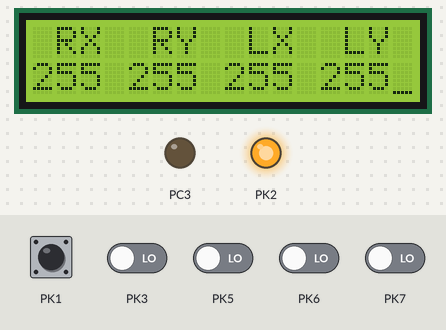
Recording of a program running on a simulated ATmega2560, built with avr-gcc and emulated at 14.7456 MHz. Shown: 16×2 character LCD, output pins drawn as LEDs (lit = HIGH). Wiring (inferred from the names in the program): character LCD (HD44780): RS PC0; R/W PC1; E PC2; data PC4, PC5, PC6, PC7. Inputs (shaded band) come from the test bench; at power-on: PK1 HIGH, PK3, PK5–7 LOW. Pins used as bus, display or sensor lines are not drawn.

Above: at 1.2 s.
1.3 s: PK1 pulled LOW for 1 s
At 2.5 s:
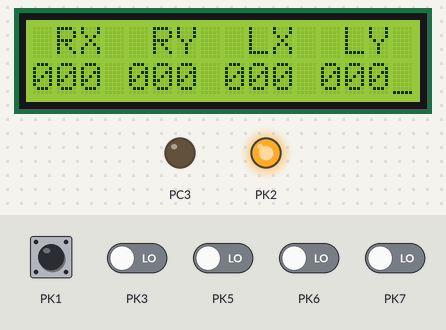
Timing chart, 0 to 4.3 s (numbered marks = the images above; inputs shaded):
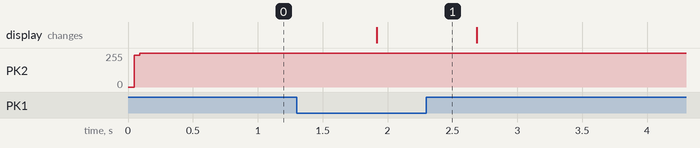

Measured:
- after the input at 1.3 s, the display: changes after 0.62 s (image 1)

The program:

main.cpp
```cpp
/*
 * PS2_lcd.cpp
 *
 * Created: 18-11-2016 13:31:52
 * Author : Tanmay
 */
//PS2 = PORT K
//LCD = PORT C

#define F_CPU 14745600L
#include <avr/io.h>
#include <util/delay.h>
#include <avr/interrupt.h>
#include "lcd.h"
#include "psx.h"

volatile uint8_t lx;
volatile uint8_t ly;
volatile uint8_t rx;
volatile uint8_t ry;
int cross_button , square_button , circle_button , triangle_button , r1_button , l1_button , l2_button;
int pad_up, pad_down, pad_left, pad_right;
void values_input()
{
	psx_read_gamepad();
	lx = psx_stick(PSS_LX);
	ly = psx_stick(PSS_LY);
	ry = psx_stick(PSS_RY);
	rx = psx_stick(PSS_RX);
	cross_button = psx_button(PSB_CROSS);
	square_button = psx_button(PSB_SQUARE);
	circle_button = psx_button(PSB_CIRCLE);
	triangle_button = psx_button(PSB_TRIANGLE);
	pad_up = psx_button(PSB_PAD_UP);
	pad_down = psx_button(PSB_PAD_DOWN);
	pad_left = psx_button(PSB_PAD_LEFT);
	pad_right = psx_button(PSB_PAD_RIGHT);
	r1_button = psx_button(PSB_R1);
	l1_button = psx_button(PSB_L1);
	l2_button = psx_button(PSB_L2);
}

int main(void)
{
	psx_init(&PORTK , 1 , &PORTK , 4 , &PORTK , 0 , &PORTK , 2);
	DDRC = 0xFF;
	PORTC &= 0x80;
	lcd_set_4bit();
	lcd_init();
	while(1)
    {
	values_input();
	lcd_cursor(1,2);
	lcd_string("RX");
	lcd_cursor(1,6);
	lcd_string("RY");
	lcd_cursor(1,10);
	lcd_string("LX");
	lcd_cursor(1,14);
	lcd_string("LY");
	lcd_print(2,1,rx,3);
	lcd_print(2,5,ry,3);
	lcd_print(2,9,lx,3);
	lcd_print(2,13,ly,3);
	_delay_ms(100);
    }
}
```

lcd.h
```cpp
#ifndef LCD_H
#define LCD_H

#include <avr/io.h>
#include <avr/delay.h>
#include <util/delay.h>


#define RS 0
#define RW 1
#define EN 2
#define lcd_port PORTC

#define sbit(reg,bit)	reg |= (1<<bit)
#define cbit(reg,bit)	reg &= ~(1<<bit)

void init_ports();
void lcd_reset_4bit();
void lcd_init();
void lcd_wr_command(unsigned char);
void lcd_wr_char(char);
void lcd_home();
void lcd_cursor(char, char);
void lcd_print(char, char, unsigned int, int);
void lcd_string(char*);

unsigned int temp;
unsigned int unit;
unsigned int tens;
unsigned int hundred;
unsigned int thousand;
unsigned int million;

int i;


//Function to Reset LCD
void lcd_set_4bit()
{
	_delay_ms(1);

	cbit(lcd_port,RS);				//RS=0 --- Command Input
	cbit(lcd_port,RW);				//RW=0 --- Writing to LCD
	lcd_port = 0x30;				//Sending 3 in the upper nibble
	sbit(lcd_port,EN);				//Set Enable Pin
	_delay_ms(5);					//delay
	cbit(lcd_port,EN);				//Clear Enable Pin

	_delay_ms(1);

	cbit(lcd_port,RS);				//RS=0 --- Command Input
	cbit(lcd_port,RW);				//RW=0 --- Writing to LCD
	lcd_port = 0x30;				//Sending 3 in the upper nibble
	sbit(lcd_port,EN);				//Set Enable Pin
	_delay_ms(5);					//delay
	cbit(lcd_port,EN);				//Clear Enable Pin

	_delay_ms(1);

	cbit(lcd_port,RS);				//RS=0 --- Command Input
	cbit(lcd_port,RW);				//RW=0 --- Writing to LCD
	lcd_port = 0x30;				//Sending 3 in the upper nibble
	sbit(lcd_port,EN);				//Set Enable Pin
	_delay_ms(5);					//delay
	cbit(lcd_port,EN);				//Clear Enable Pin

	_delay_ms(1);

	cbit(lcd_port,RS);				//RS=0 --- Command Input
	cbit(lcd_port,RW);				//RW=0 --- Writing to LCD
	lcd_port = 0x20;				//Sending 2 in the upper nibble to initialize LCD 4-bit mode
	sbit(lcd_port,EN);				//Set Enable Pin
	_delay_ms(5);					//delay
	cbit(lcd_port,EN);				//Clear Enable Pin
}

//Function to Initialize LCD
void lcd_init()
{
	_delay_ms(1);

	lcd_wr_command(0x28); //4-bit mode and 5x8 dot character font
	lcd_wr_command(0x01); //Clear LCD display
	lcd_wr_command(0x06); //Auto increment cursor position
	lcd_wr_command(0x0E); //Turn on LCD and cursor
	lcd_wr_command(0x80); //Set cursor position
}


//Function to write command on LCD
void lcd_wr_command(unsigned char cmd)
{
	unsigned char temp;
	temp = cmd;
	temp = temp & 0xF0;
	lcd_port &= 0x0F;
	lcd_port |= temp;
	cbit(lcd_port,RS);
	cbit(lcd_port,RW);
	sbit(lcd_port,EN);
	_delay_ms(5);
	cbit(lcd_port,EN);

	cmd = cmd & 0x0F;
	cmd = cmd<<4;
	lcd_port &= 0x0F;
	lcd_port |= cmd;
	cbit(lcd_port,RS);
	cbit(lcd_port,RW);
	sbit(lcd_port,EN);
	_delay_ms(5);
	cbit(lcd_port,EN);
}

//Function to write data on LCD
void lcd_wr_char(char letter)
{
	char temp;
	temp = letter;
	temp = (temp & 0xF0);
	lcd_port &= 0x0F;
	lcd_port |= temp;
	sbit(lcd_port,RS);
	cbit(lcd_port,RW);
	sbit(lcd_port,EN);
	_delay_ms(5);
	cbit(lcd_port,EN);

	letter = letter & 0x0F;
	letter = letter<<4;
	lcd_port &= 0x0F;
	lcd_port |= letter;
	sbit(lcd_port,RS);
	cbit(lcd_port,RW);
	sbit(lcd_port,EN);
	_delay_ms(5);
	cbit(lcd_port,EN);
}


void lcd_home()
{
	lcd_wr_command(0x80);
}


//Function to Print String on LCD
void lcd_string(char *str)
{
	while(*str != '\0')
	{
		lcd_wr_char(*str);
		str++;
	}
}


//Position the LCD cursor at "row", "column"

void lcd_cursor (char row, char column)
{
	switch (row) {
		case 1: lcd_wr_command (0x80 + column - 1); break;
		case 2: lcd_wr_command (0xc0 + column - 1); break;
		case 3: lcd_wr_command (0x94 + column - 1); break;
		case 4: lcd_wr_command (0xd4 + column - 1); break;
		default: break;
	}
}

//Function to print any input value up to the desired digit on LCD
void lcd_print (char row, char coloumn, unsigned int value, int digits)
{
	unsigned char flag=0;
	if(row==0||coloumn==0)
	{
		lcd_home();
	}
	else
	{
		lcd_cursor(row,coloumn);
	}
	if(digits==5 || flag==1)
	{
		million=value/10000+48;
		lcd_wr_char(million);
		flag=1;
	}
	if(digits==4 || flag==1)
	{
		temp = value/1000;
		thousand = temp%10 + 48;
		lcd_wr_char(thousand);
		flag=1;
	}
	if(digits==3 || flag==1)
	{
		temp = value/100;
		hundred = temp%10 + 48;
		lcd_wr_char(hundred);
		flag=1;
	}
	if(digits==2 || flag==1)
	{
		temp = value/10;
		tens = temp%10 + 48;
		lcd_wr_char(tens);
		flag=1;
	}
	if(digits==1 || flag==1)
	{
		unit = value%10 + 48;
		lcd_wr_char(unit);
	}
	if(digits>5)
	{
		lcd_wr_char('E');
	}
}

#endif
```

psx.cpp
```cpp
/******************************************************************
*  PS2 controller library for AVR
*
*  Loosly based off of code by Shutter on Arduino Forums, and modified
*  (added analog stick support) by Bill Porter (http://www.billporter.info/?p=219)
*
*  Converted to generic AVR library without C++ or Arduino references, added
*  the ability to use any pins for input / output, fixed numerous bugs, actually
*  follow proper PS2 controller protocols, etc by Wyatt Olson (http://digitalcave.ca)
*
*  Thanks to http://store.curiousinventor.com/guides/PS2/#high_level for protocol details.
*
*  Lib version history
*   ????    0.1    Bill Porter    -Made into Arduino library
*                    -Added analog stick support
*   2010-07  0.2    Wyatt Olson    -Converted to generic AVR-GCC library
*                    -Added port / pin initializers (psx_init())
*                    -Changed to use uintx_t data types instead of char
*                    -Fixed many bugs (including glaring protocol violations)
*                    -Code cleanup
*   2011-04  0.3    Wyatt Olson    -Fixed a number of logic bugs, where the impl did not match spec
*                    -Code cleanup (merged methods, fixed comments, etc)
*
*
* Usage information:
*  Connect PSX controller wires to AVR:
*    Brown:  Data
*    Blue:  Clock
*    Orange: Command
*    Yellow: Attention
*  Call psx_init() function with the port / pins which you are using
*  Call psx_read_gameport() regularly to poll and update.
*  Call psx_button() function with PSB_X argument to read the value of the given button (see
*         psx.h for possible buttons, e.g. PSB_SELECT, PSB_L3, PSB_PAD_UP, etc)
*  Call psx_stick() function with PSS_X argument to read the analog stick value (possible
*         values are PSS_RX, PSS_RY, PSS_LX, PSS_LY for right / left and X / Y)
*
******************************************************************/


#include "psx.h"

//Define ports used
static volatile uint8_t *_data_port;
static volatile uint8_t *_clock_port;
static volatile uint8_t *_command_port;
static volatile uint8_t *_attention_port;

//Define the input
static volatile uint8_t *_data_in;

//Define ddr used
static volatile uint8_t *_data_ddr;
static volatile uint8_t *_clock_ddr;
static volatile uint8_t *_command_ddr;
static volatile uint8_t *_attention_ddr;

//Define pins to use
static uint8_t _clock_pin;
static uint8_t _command_pin;
static uint8_t _attention_pin;
static uint8_t _data_pin;

//Common structure for last read data
static uint8_t _data[21];


/* Private.  The actual serial transfer.  Handles clock.  The PSX controller is full
 * duplex, so this will send a byte as well as receive one.
 */

uint8_t _psx_gamepad_shift(uint8_t transmit_byte) {
  uint8_t received_byte = 0;
  for(uint8_t i = 0; i < 8; i++) {
    //Drop the clock...
    *_clock_port &= ~_BV(_clock_pin);

    //...set the command (outgoing) pin...
    if (transmit_byte & (_BV(i))) {
      *_command_port |= _BV(_command_pin);
    }
    else {
      *_command_port &= ~_BV(_command_pin);
    }

    //...wait half the clock cycle...
    _delay_us(CTRL_CLK);

    //...raise the clock to HIGH...
    *_clock_port |= _BV(_clock_pin);

    //...at which point you read the data...
    if(*_data_in & _BV(_data_pin)) {
      received_byte |= _BV(i);
    }

    //...and wait the other half of the clock cycle
    _delay_us(CTRL_CLK);
  }

  //Clock should already be high at this point, but just to be sure...
  *_clock_port |= _BV(_clock_pin);

  return received_byte;
}

/* Private.  Sends a command using the shift method.
 */
void _psx_send_command(uint8_t send_data[], uint8_t size){
  //Before you submit each command packet, you must set attention low; once
  // you are done each packet, return it high.  You have to toggle the line before
  // you submit another command.
  *_attention_port &= ~(_BV(_attention_pin));
  *_command_port |= _BV(_command_pin);

  //Clock should always be high; it is an active low line...
  *_clock_port |= _BV(_clock_pin);

  for (uint8_t i = 0; i < size; i++){
    send_data[i] = _psx_gamepad_shift(send_data[i]);
  }

  *_attention_port |= _BV(_attention_pin);
}


/* Reads the gamepad.  You need to call this whenever you want updated state.
 */
void psx_read_gamepad() {
  _data[0] = 0x01;
  _data[1] = 0x42;
  for (uint8_t i = 2; i < 21; i++){
    _data[i] = 0x00;
  }
  _psx_send_command(_data, 21);
}

/* Initialize the pins, and set the controller up to the correct mode.  This must be called
 * before any other psx_* functions are called.
 * (TODO: separate the config options into optional functions, and call based on flags,
 * to allow calling programs to determine what options to use)
 *
 * Note: We extrapolate the DDR and PIN registers based off of the associated PORT
 * register.  This assumes that the DDR and PIN registers come directly after the PORT
 * equivalents, with DDRX at the next address after PORTX and PINX coming at the next
 * address after DDRX.  This is valid for all the chips I have looked at; however, it is
 * highly recommended that you check any new chips which you want to use this library with.
 */
void psx_init(volatile uint8_t *data_port, uint8_t data_pin,
        volatile uint8_t *clock_port, uint8_t clock_pin,
        volatile uint8_t *command_port, uint8_t command_pin,
        volatile uint8_t *attention_port, uint8_t attention_pin){

  //Store the ports...
  _data_port = data_port;
  _clock_port = clock_port;
  _command_port = command_port;
  _attention_port = attention_port;

  //... and data direction registers...
  _data_ddr = data_port - 0x1;
  _clock_ddr = clock_port - 0x1;
  _command_ddr = command_port - 0x1;
  _attention_ddr = attention_port - 0x1;

  //... and data input register...
  _data_in = data_port - 0x2;

  //... and pin numbers.
  _clock_pin = clock_pin;
  _command_pin = command_pin;
  _attention_pin = attention_pin;
  _data_pin = data_pin;


  //Set clock, attention, and command pins to output mode
  *_clock_ddr |= _BV(_clock_pin);
  *_attention_ddr |= _BV(_attention_pin);
  *_command_ddr |= _BV(_command_pin);

  //Set data pin to input mode, and set pullup resistor
  *_data_ddr &= ~(_BV(_data_pin));
  *_data_port |= _BV(_data_pin);

  //Initialize game pad
  *_clock_port |= _BV(_clock_pin);
  *_command_port |= _BV(_command_pin);


  //Init by polling once
  psx_read_gamepad();


  //Enter Config Mode
  uint8_t enter_config_command[] = {0x01, 0x43, 0x00, 0x01, 0x00};
  _psx_send_command(enter_config_command, 5);

  // Lock to Analog Mode on Stick
  uint8_t lock_analog_mode_command[] = {0x01, 0x44, 0x00, 0x01, 0x03, 0x00, 0x00, 0x00, 0x00};
  _psx_send_command(lock_analog_mode_command, 9);

  //Exit config mode
  uint8_t exit_config_command[] = {0x01, 0x43, 0x00, 0x00, 0x5A, 0x5A, 0x5A, 0x5A, 0x5A};
  _psx_send_command(exit_config_command, 9);
}


uint16_t psx_buttons() {
  uint16_t buttons = *(uint16_t*)(_data + 3); //Get 2 bytes, comprising data positions 3 and 4.
  return ~buttons;
}

uint8_t psx_button(uint16_t button) {
  uint16_t buttons = psx_buttons();
  return ((buttons & button) > 0);
}

uint8_t psx_stick(unsigned int stick) {
  return _data[stick];
} 
```

psx.h
```cpp
#ifndef PS2X1_H
#define PS2X1_H


#include <avr/io.h>
#include <util/delay.h>

//Half a clock cycle; 10µs seems to be about right
#define CTRL_CLK        10

//These are our button constants
#define PSB_SELECT      0x0001
#define PSB_L3          0x0002
#define PSB_R3          0x0004
#define PSB_START       0x0008
#define PSB_PAD_UP      0x0010
#define PSB_PAD_RIGHT   0x0020
#define PSB_PAD_DOWN    0x0040
#define PSB_PAD_LEFT    0x0080
#define PSB_L2          0x0100
#define PSB_R2          0x0200
#define PSB_L1          0x0400
#define PSB_R1          0x0800
#define PSB_TRIANGLE    0x1000
#define PSB_CIRCLE      0x2000
#define PSB_CROSS       0x4000
#define PSB_SQUARE      0x8000

//These are stick values
#define PSS_RX 5
#define PSS_RY 6
#define PSS_LX 7
#define PSS_LY 8

/* Initialize the controller, specifying which port and pins to use for each connection.
 * We extrapolate the DDR register from the PORT register for each connection.
 */
void psx_init(volatile uint8_t *data_port, uint8_t data_pin,
        volatile uint8_t *clock_port, uint8_t clock_pin,
        volatile uint8_t *command_port, uint8_t command_pin,
        volatile uint8_t *attention_port, uint8_t attention_pin);

/* Returns the current state of all 16 buttons */
uint16_t psx_buttons();

/* Returns non-zero if the given button is pressed. */
uint8_t psx_button(uint16_t);

/* Returns the value of the given analog stick (0-255) */
uint8_t psx_stick(unsigned int);

/* Updates the current value of the game pad. */
void psx_read_gamepad();

#endif 
```
